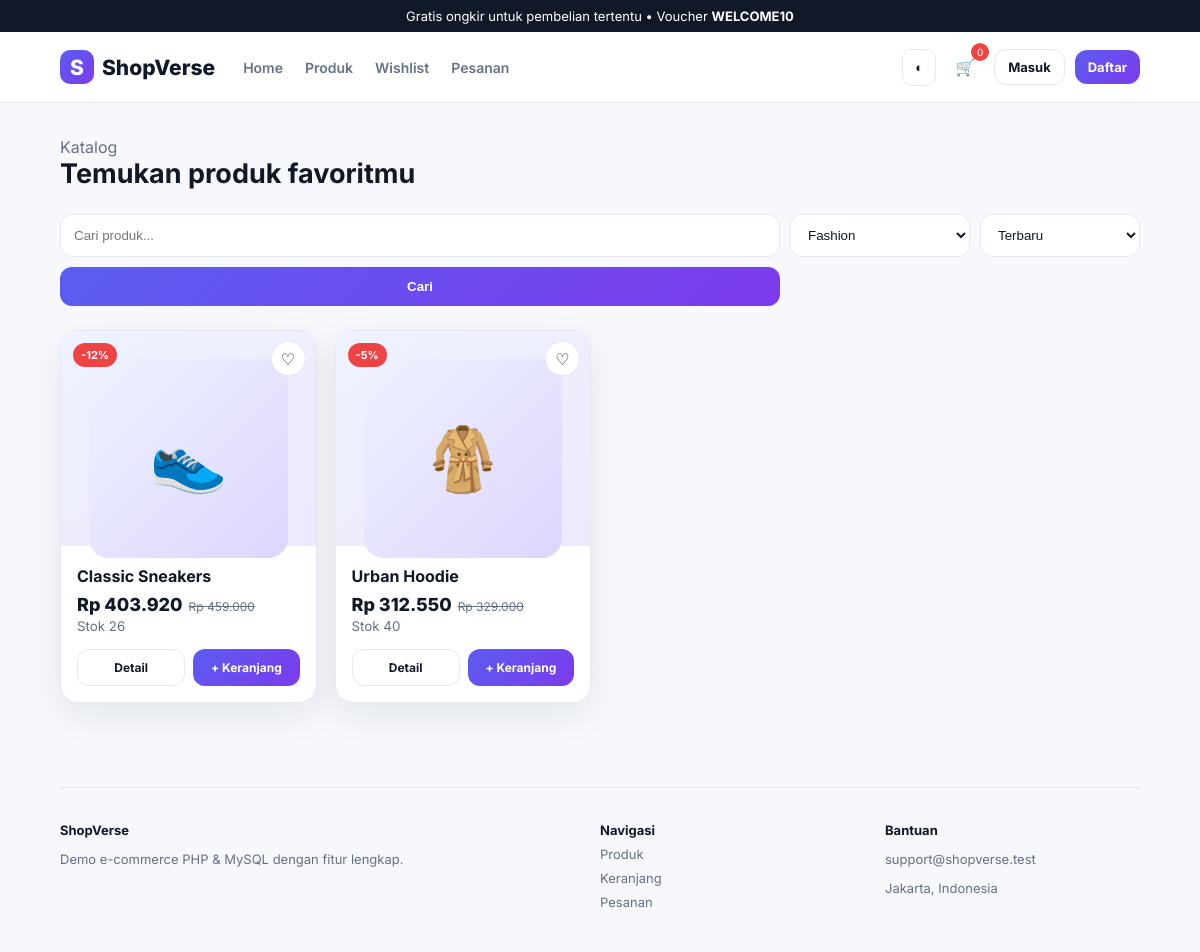
The app's page /products.php?category=2 with its own data.
### tables this page shows
CREATE TABLE products (
 id INT AUTO_INCREMENT PRIMARY KEY,
 category_id INT NULL,
 name VARCHAR(160) NOT NULL,
 slug VARCHAR(180) NOT NULL UNIQUE,
 description TEXT,
 price DECIMAL(12,2) NOT NULL,
 discount_percent INT DEFAULT 0,
 stock INT DEFAULT 0,
 image VARCHAR(255) DEFAULT 'default.svg',
 featured TINYINT(1) DEFAULT 0,
 created_at TIMESTAMP DEFAULT CURRENT_TIMESTAMP,
 FOREIGN KEY(category_id) REFERENCES categories(id) ON DELETE SET NULL
);

### partials/functions.php (called while the page is built, shortened)
<?php
function rupiah($n){return 'Rp '.number_format((float)$n,0,',','.');}
function final_price($p){return $p['price']*(1-($p['discount_percent']??0)/100);}
?>

### products.php (the view)
<?php $page_title='Semua Produk'; include 'partials/header.php';
$q=$_GET['q']??'';$category=(int)($_GET['category']??0);$sort=$_GET['sort']??'new';
$where=[];$types='';$vals=[];if($q!==''){$where[]='p.name LIKE ?';$types.='s';$vals[]='%'.$q.'%';}if($category){$where[]='p.category_id=?';$types.='i';$vals[]=$category;}
$order=$sort==='low'?'p.price ASC':($sort==='high'?'p.price DESC':'p.id DESC');$sql='SELECT p.* FROM products p'.($where?' WHERE '.implode(' AND ',$where):'').' ORDER BY '.$order;$stmt=$conn->prepare($sql);if($vals){$stmt->bind_param($types,...$vals);} $stmt->execute();$products=$stmt->get_result();$cats=$conn->query('SELECT * FROM categories ORDER BY name'); ?>
<section class="section container"><div class="section-head"><div><span class="muted">Katalog</span><h2>Temukan produk favoritmu</h2></div></div><form class="search-panel"><input class="input" name="q" value="<?=htmlspecialchars($q)?>" placeholder="Cari produk..."><select name="category"><option value="0">Semua kategori</option><?php while($c=$cats->fetch_assoc()):?><option value="<?=$c['id']?>" <?=$category==$c['id']?'selected':''?>><?=htmlspecialchars($c['name'])?></option><?php endwhile;?></select><select name="sort"><option value="new">Terbaru</option><option value="low" <?=$sort==='low'?'selected':''?>>Harga termurah</option><option value="high" <?=$sort==='high'?'selected':''?>>Harga tertinggi</option></select><button class="btn">Cari</button></form><div class="product-grid"><?php while($p=$products->fetch_assoc()) include 'partials/product_card.php';?></div></section><?php include 'partials/footer.php';?>

### partials/product_card.php
<?php $fp=final_price($p); ?>
<div class="product-card"><?php if($p['discount_percent']):?><div class="badge">-<?=$p['discount_percent']?>%</div><?php endif;?><a class="wishlist" href="wishlist_toggle.php?id=<?=$p['id']?>">♡</a><a href="product.php?id=<?=$p['id']?>"><div class="product-img"><img src="assets/img/<?=htmlspecialchars($p['image'])?>" alt=""></div></a><div class="product-body"><div class="product-title"><?=htmlspecialchars($p['name'])?></div><div><span class="price"><?=rupiah($fp)?></span><?php if($p['discount_percent']):?><span class="old-price"><?=rupiah($p['price'])?></span><?php endif;?></div><small class="muted">Stok <?=$p['stock']?></small><div class="product-actions"><a class="btn ghost" href="product.php?id=<?=$p['id']?>">Detail</a><a class="btn" href="cart_add.php?id=<?=$p['id']?>">+ Keranjang</a></div></div></div>

### assets/css/style.css (style rules this page uses)
:root { --bg:#f6f8fc;--card:#fff;--text:#101828;--muted:#667085;--primary:#5b5df0;--primary2:#7c3aed;--line:#e6e8ef;--danger:#ef4444;--ok:#16a34a;--shadow:0 12px 35px rgba(16,24,40,.08) }
* { box-sizing:border-box }
html { scroll-behavior:smooth }
body { margin:0;font-family:Inter,Arial,sans-serif;background:var(--bg);color:var(--text) }
a { text-decoration:none;color:inherit }
.container { width:min(1180px,90%);margin:auto }
.btn { display:inline-flex;align-items:center;justify-content:center;background:linear-gradient(135deg,var(--primary),var(--primary2));color:#fff;border:none;border-radius:12px;padding:12px 18px;font-weight:700;cursor:pointer }
.btn.ghost { background:var(--card);color:var(--text);border:1px solid var(--line) }
.section { padding:34px 0 }
.section-head { display:flex;justify-content:space-between;align-items:end;margin-bottom:18px }
.section-head h2 { margin:0;font-size:27px }
.muted { color:var(--muted) }
.product-grid { display:grid;grid-template-columns:repeat(4,1fr);gap:18px }
.product-card { background:var(--card);border:1px solid var(--line);border-radius:18px;overflow:hidden;position:relative;box-shadow:var(--shadow);transition:.25s }
.product-img { height:215px;background:linear-gradient(145deg,#eef2ff,#ede9fe);display:grid;place-items:center;padding:28px }
.product-img img { width:100%;height:100%;object-fit:contain }
.product-body { padding:16px }
.product-title { font-weight:700;margin:4px 0 8px }
.price { font-size:18px;font-weight:800 }
.old-price { text-decoration:line-through;color:var(--muted);font-size:12px;margin-left:6px }
.badge { position:absolute;top:12px;left:12px;background:#ef4444;color:#fff;border-radius:30px;padding:5px 8px;font-size:11px;font-weight:700 }
.wishlist { position:absolute;top:10px;right:10px;width:35px;height:35px;border-radius:50%;display:grid;place-items:center;border:1px solid var(--line);background:var(--card);cursor:pointer }
.product-actions { display:flex;gap:8px;margin-top:14px }
.product-actions .btn { flex:1;padding:10px;font-size:12px }
.search-panel { display:grid;grid-template-columns:1fr 180px 160px;gap:10px;margin:24px auto }
.input,select,textarea { width:100%;padding:12px 13px;border-radius:12px;border:1px solid var(--line);background:var(--card);color:var(--text);outline:none }

### records on screen
products: discount_percent "12", image (picture), name "Classic Sneakers", rupiah($fp) "Rp 403.920", price "Rp 459.000", stock "26"
products: discount_percent "5", image (picture), name "Urban Hoodie", rupiah($fp) "Rp 312.550", price "Rp 329.000", stock "40"

### other values on screen
cart_count() "0"
form field category "Fashion"
